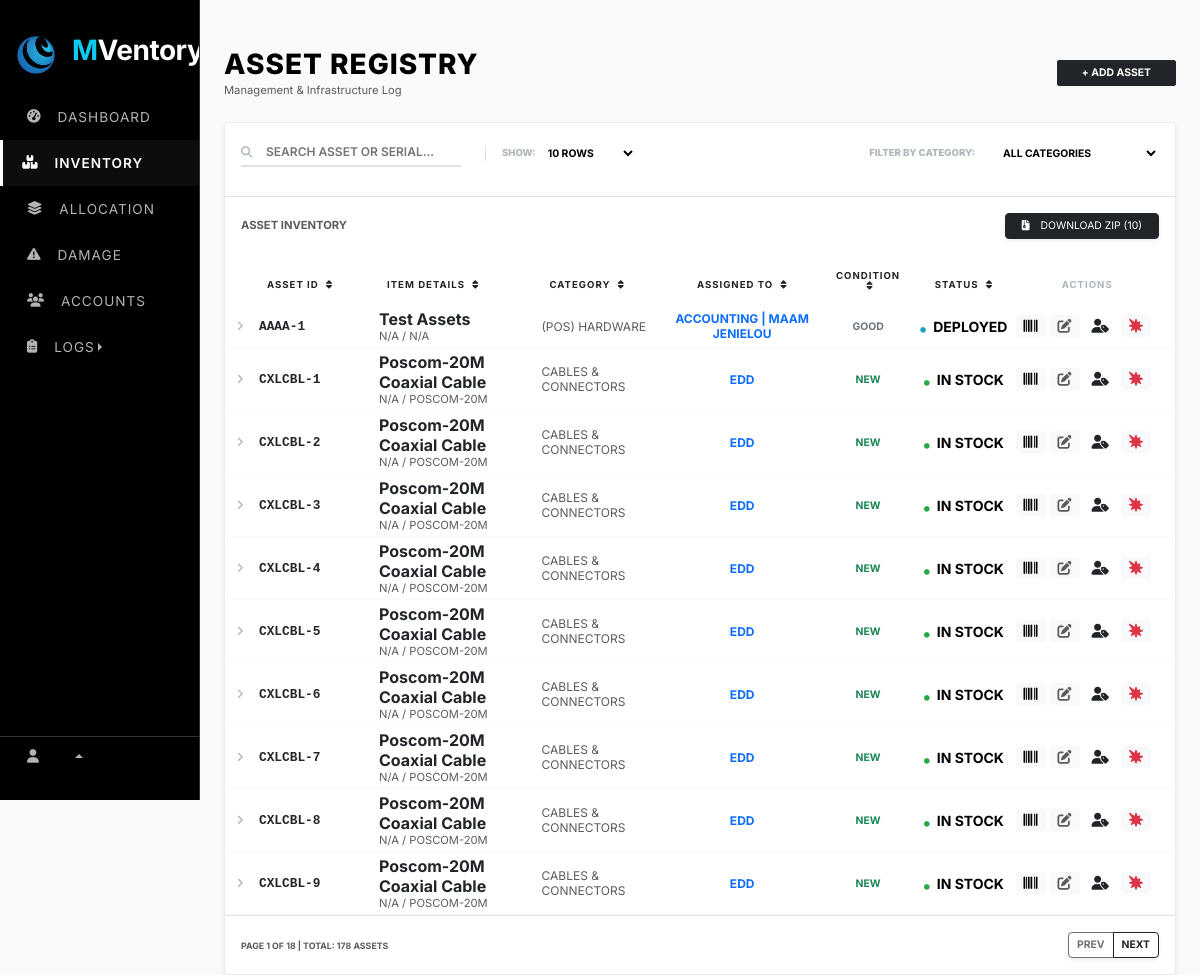
Page /web_content/inventory.php?sort=category&dir=ASC on the earlier database version.
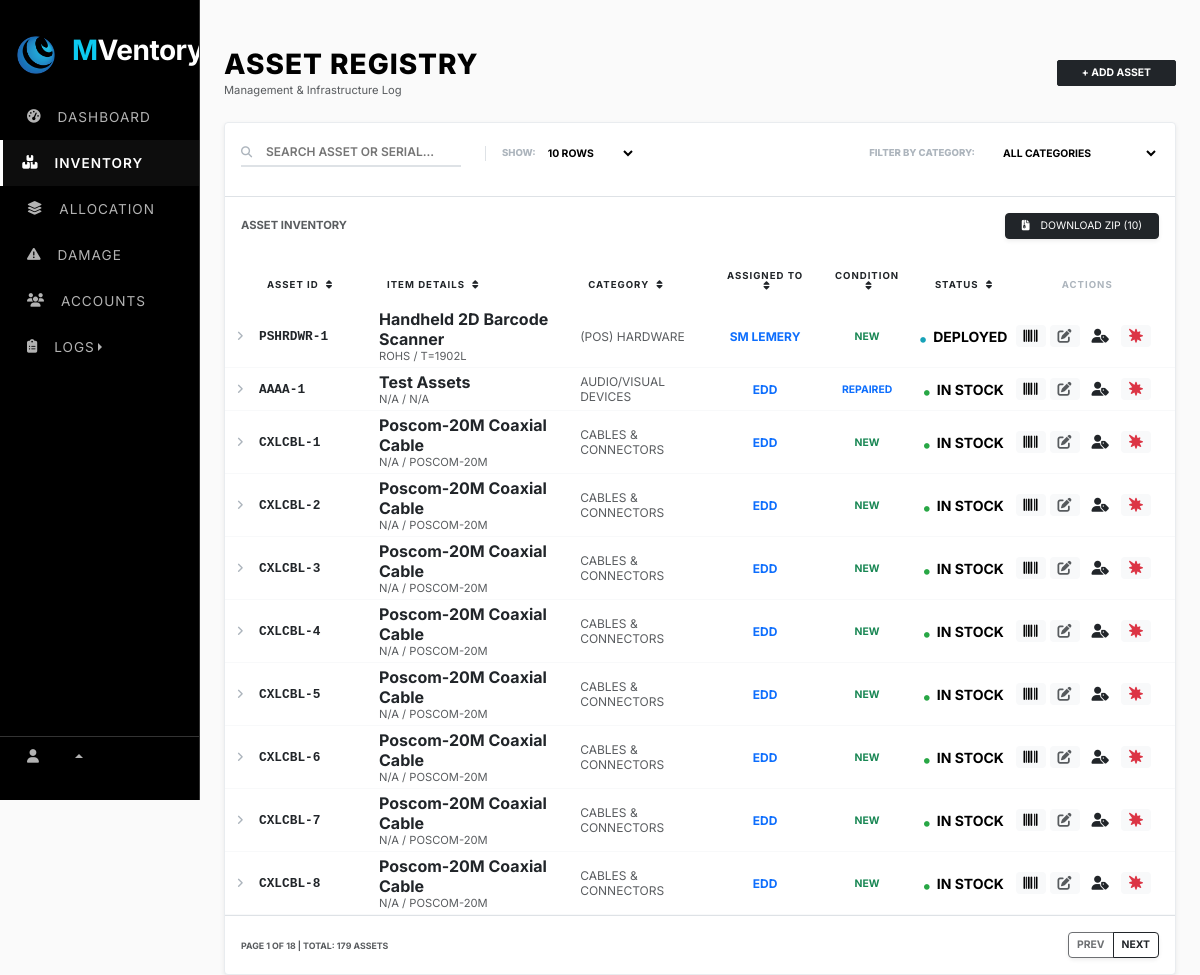
Same page on the later database version.
### tables this page shows
CREATE TABLE `system_settings` (
  `setting_key` varchar(100) NOT NULL,
  `setting_value` varchar(255) NOT NULL,
  `setting_type` enum('string','number','boolean','select') NOT NULL,
  `category` enum('general','inventory','notifications','security') NOT NULL,
  `description` varchar(255) DEFAULT NULL,
  PRIMARY KEY (`setting_key`)
);

CREATE TABLE `assets` (
  `id` int(11) NOT NULL AUTO_INCREMENT,
  `asset_id` varchar(50) DEFAULT NULL,
  `category_id` int(11) DEFAULT NULL,
  `item_name` varchar(255) NOT NULL,
  `brand` varchar(100) DEFAULT NULL,
  `model` varchar(100) DEFAULT NULL,
  `serial_number` varchar(100) DEFAULT NULL,
  `specs` text DEFAULT NULL,
  `quantity` int(11) DEFAULT 1,
  `assigned_to` varchar(255) DEFAULT NULL,
  `status` varchar(50) DEFAULT 'In Stock',
  `condition_status` varchar(50) DEFAULT NULL,
  `purchase_date` date DEFAULT NULL,
  `arrival_date` date DEFAULT NULL,
  `cost` decimal(10,2) DEFAULT NULL,
  `warranty_cost` decimal(10,2) DEFAULT NULL,
  `remarks` text DEFAULT NULL,
  `created_at` timestamp NOT NULL DEFAULT current_timestamp(),
  PRIMARY KEY (`id`),
  UNIQUE KEY `asset_id` (`asset_id`),
  KEY `fk_category` (`category_id`),
  CONSTRAINT `fk_category` FOREIGN KEY (`category_id`) REFERENCES `categories` (`category_id`) ON DELETE SET NULL
);

CREATE TABLE `categories` (
  `category_id` int(11) NOT NULL AUTO_INCREMENT,
  `category_name` varchar(100) NOT NULL,
  `description` text DEFAULT NULL,
  `created_at` timestamp NOT NULL DEFAULT current_timestamp(),
  PRIMARY KEY (`category_id`),
  UNIQUE KEY `category_name` (`category_name`)
);

### web_content/inventory.php (the view, shortened to what the rows shown need)
<?php
    include "../render/connection.php";
    include "../src/cdn/cdn_links.php";
    $where = ["1=1"];
    $where_sql = implode(" AND ", $where);
    $limit = isset($_GET['limit']) ? (string)$_GET['limit'] : '10';
    $db_limit = ($limit === 'all') ? 9999 : (int)$limit;
    $page = (isset($_GET['page']) && $limit !== 'all') ? max(1, (int)$_GET['page']) : 1;
    $start = ($page - 1) * $db_limit;
    $allowed_sort = [
        'asset_id' => 'a.asset_id',
        'item_name' => 'a.item_name',
        'category' => 'c.category_name',
        'status' => 'a.status',
        'condition' => 'a.condition_status',
        'assigned' => 'a.assigned_to'
    ];
    $sort = $_GET['sort'] ?? 'asset_id';
    $dir  = $_GET['dir'] ?? 'DESC';
    $sort_col = $allowed_sort[$sort] ?? 'a.asset_id';
    $sort_dir = ($dir === 'ASC') ? 'ASC' : 'DESC';
?>
<!doctype html>
<html lang="en">
    <head>
        <link rel="stylesheet" href="../src/style/main_style.css">
        <link rel="stylesheet" href="https://cdnjs.cloudflare.com/ajax/libs/font-awesome/6.5.2/css/all.min.css">
    </head>
    <body>
        <div class="row g-0">
            <div class="col-lg-2"><?php include "../nav/sidebar_nav.php"; ?></div>
            <div class="col">
                <div class="container-fluid px-4 mt-5">
                    <div class="main-registry-container">
                        <div class="card edd-card shadow-sm">
                            <div class="table-responsive">
                                <table class="table table-sm align-middle mb-0">
                                    <thead>
                                        <tr>
                                            <th width="30"></th>
                                            <th width="120">
                                                <a href="?<?= http_build_query(array_merge($_GET, ['sort'=>'asset_id','dir'=>($sort=='asset_id' && $sort_dir=='ASC')?'DESC':'ASC'])) ?>"
                                                class="text-decoration-none text-dark">
                                                    Asset ID <i class="fa-solid fa-sort ms-1"></i>
                                                </a>
                                            </th>
                                            <th>
                                                <a href="?<?= http_build_query(array_merge($_GET, ['sort'=>'item_name','dir'=>($sort=='item_name' && $sort_dir=='ASC')?'DESC':'ASC'])) ?>"
                                                class="text-decoration-none text-dark">
                                                    Item Details <i class="fa-solid fa-sort ms-1"></i>
                                                </a>
                                            </th>
                                            <th>
                                                <a href="?<?= http_build_query(array_merge($_GET, ['sort'=>'category','dir'=>($sort=='category' && $sort_dir=='ASC')?'DESC':'ASC'])) ?>"
                                                class="text-decoration-none text-dark">
                                                    Category <i class="fa-solid fa-sort ms-1"></i>
                                                </a>
                                            </th>
                                            <th class="text-center">
                                                <a href="?<?= http_build_query(array_merge($_GET, ['sort'=>'assigned','dir'=>($sort=='assigned' && $sort_dir=='ASC')?'DESC':'ASC'])) ?>"
                                                class="text-decoration-none text-dark">
                                                    Assigned To <i class="fa-solid fa-sort ms-1"></i>
                                                </a>
                                            </th>
                                            <th class="text-center">
                                                <a href="?<?= http_build_query(array_merge($_GET, ['sort'=>'condition','dir'=>($sort=='condition' && $sort_dir=='ASC')?'DESC':'ASC'])) ?>"
                                                class="text-decoration-none text-dark">
                                                    Condition <i class="fa-solid fa-sort ms-1"></i>
                                                </a>
                                            </th>
                                            <th class="text-center">
                                                <a href="?<?= http_build_query(array_merge($_GET, ['sort'=>'status','dir'=>($sort=='status' && $sort_dir=='ASC')?'DESC':'ASC'])) ?>"
                                                class="text-decoration-none text-dark">
                                                    Status <i class="fa-solid fa-sort ms-1"></i>
                                                </a>
                                            </th>
                                            <th width="150" class="text-center pe-4">Actions</th>
                                        </tr>
                                        </thead>
                                    <tbody>
                                        <?php
                                        $query = "SELECT a.*, c.category_name FROM assets a
                                                    LEFT JOIN categories c ON a.category_id = c.category_id
                                                    WHERE $where_sql
                                                    ORDER BY $sort_col $sort_dir
                                                    LIMIT $start, $db_limit";
                                        $result = mysqli_query($conn, $query);
                                        if (mysqli_num_rows($result) > 0):
                                            while ($row = mysqli_fetch_assoc($result)):
                                                $drawer_id = "row_detail_" . $row['id'];
                                                $cond   = strtoupper(trim($row['condition_status'] ?? 'N/A'));
                                                if ($cond == 'NEW') {
                                                    $cond_class = 'text-success';
                                                } elseif ($cond == 'USED') {
                                                    $cond_class = 'text-warning';
                                                } elseif (preg_match('/(DEFECTIVE|DISPOSAL|REPLACEMENT)/', $cond)) {
                                                    $cond_class = 'text-danger';
                                                } elseif (preg_match('/(REPAIR|WARRANTY)/', $cond)) {
                                                    $cond_class = 'text-primary';
                                                } else {
                                                    $cond_class = 'text-secondary';
                                                }
                                        ?>
                                        <tr class="log-row">
                                            <td class="text-center">
                                                <i class="fa-solid fa-angle-right btn-expand collapsed"
                                                data-bs-toggle="collapse"
                                                data-bs-target="#<?= $drawer_id ?>"
                                                role="button"></i>
                                            </td>
                                            <td class="fw-bold asset-id-cell text-dark"><?= $row['asset_id'] ?></td>
                                            <td>
                                                <div class="fw-bold text-dark"><?= htmlspecialchars($row['item_name']) ?></div>
                                                <div class="text-muted" style="font-size: 0.7rem;"><?= htmlspecialchars($row['brand']) ?> / <?= htmlspecialchars($row['model']) ?></div>
                                            </td>
                                            <td class="text-muted" style="font-size: 0.75rem;"><?= strtoupper($row['category_name'] ?? 'Uncategorized') ?></td>
                                            <td class="text-center fw-bold text-primary" style="font-size: 0.75rem;">
                                                <?= !empty($row['assigned_to']) ? strtoupper(htmlspecialchars($row['assigned_to'])) : '<span class="text-muted fw-normal">—</span>' ?>
                                            </td>
                                            <td class="text-center fw-bold <?= $cond_class ?>" style="font-size: 0.65rem;"><?= $cond ?></td>
                                            <td class="text-center small fw-bold text-nowrap">
                                                <i class="fa-solid fa-circle me-1" style="font-size: 0.35rem; color: <?= ($row['status'] == 'In Stock') ? '#28a745' : '#17a2b8' ?>;"></i>
                                                <?= strtoupper($row['status']) ?>
                                            </td>
                                            <td class="text-center pe-4">
                                                <div class="d-flex justify-content-end gap-1" onclick="event.stopPropagation();">
                                                    <button type="button" class="btn btn-sm btn-light border-0" onclick="saveAsPng('<?= $row['asset_id'] ?>')" title="Barcode">
                                                        <i class="fa-solid fa-barcode"></i>
                                                    </button>
                                                    <button type="button" class="btn btn-sm btn-light btn-outline-dark border-0 text-muted" data-bs-toggle="modal" data-bs-target="#editModal" data-id="<?= $row['id'] ?>" data-assetid="<?= $row['asset_id'] ?>" data-itemname="<?= htmlspecialchars($row['item_name']) ?>" data-brand="<?= htmlspecialchars($row['brand']) ?>" data-category="<?= $row['category_id'] ?>" data-condition="<?= $row['condition_status'] ?>" title="Edit">
                                                        <i class="fa-solid fa-pen-to-square"></i>
                                                    </button>
                                                    <button type="button"
                                                        class="btn btn-sm btn-outline-dark border-0 shadow-none"
                                                        data-bs-toggle="modal"
                                                        data-bs-target="#allocateModal"
                                                        data-id="<?= $row['id'] ?>"
                                                        data-assetid="<?= htmlspecialchars($row['asset_id']) ?>"
                                                        title="Allocate">
                                                        <i class="fa-solid fa-user-tag text-dark"></i>
                                                    </button>
                                                    <button type="button"
                                                        class="btn btn-sm border-0 btn-light text-danger"
                                                        data-bs-toggle="modal"
                                                        data-bs-target="#damageModal"
                                                        data-assetid="<?= $row['asset_id'] ?>"
                                                        data-id="<?= $row['id'] ?>"
                                                        title="Report Damage">
                                                        <i class="fa-solid fa-burst"></i>
                                                    </button>
                                                </div>
                                            </td>
                                        </tr>
                                        <?php endwhile; else: ?>
                                        <tr><td colspan="8" class="text-center py-5 text-muted small fw-bold">NO RECORDS FOUND</td></tr>
                                        <?php endif; ?>
                                        </tbody>
                                </table>
                            </div>
                        </div>
                    </div>
                </div>
            </div>
        </div>
    </body>
</html>

### nav/sidebar_nav.php (shortened to what the rows shown need)
<?php
$app_name = "SELECT setting_value FROM system_settings WHERE setting_key = 'app_name'";
$result = $conn->query($app_name);
if ($result && $result->num_rows > 0) {
    $row = $result->fetch_assoc();
    $app_name_value = $row['setting_value'];
} else {
    $app_name_value = "MVentory";
}
$words = explode(" ", $app_name_value);
if (count($words) > 1) {
    $first_part = '<span class="text-info">' . htmlspecialchars($words[0]) . '</span>';
    array_shift($words);
    $second_part = htmlspecialchars(implode("", $words));
    $display_name = $first_part . $second_part;
} else {
    $display_name = htmlspecialchars($app_name_value);
}
$app_logo = "SELECT setting_value FROM system_settings WHERE setting_key = 'app_logo'";
$result_logo = $conn->query($app_logo);
if ($result_logo && $result_logo->num_rows > 0) {
    $row_logo = $result_logo->fetch_assoc();
    $app_logo_value = $row_logo['setting_value'];
} else {
    $app_logo_value = "default_logo.png";
}
?>
<link rel="stylesheet" href="../src/style/navbar_style.css">
<div class="sidebar-stark" id="sidebar">
    <div class="sidebar-header">
        <img src="../src/image/logo/<?php echo $app_logo_value; ?>" width="40" alt="Logo">
        <h3 class="ms-3 fw-bold text-white logo-text"><?php echo $display_name; ?></h3>
    </div>
</div>

Differences in the rows shown:
no longer on this page (row unchanged): assets: asset "CXLCBL-9", item_name "Poscom-20M Coaxial Cable", brand "N/A", model "POSCOM-20M", category.category_name "CABLES & CONNECTORS", assigned_to "EDD", condition_status "NEW", status "IN STOCK"
added assets: asset "PSHRDWR-1", item_name "Handheld 2D Barcode Scanner", brand "ROHS", model "T=1902L", category.category_name "(POS) HARDWARE", assigned_to "SM LEMERY", condition_status "NEW", status "DEPLOYED"
changed assets "Test Assets": category.category_name "(POS) HARDWARE" → "AUDIO/VISUAL DEVICES"; assigned_to "ACCOUNTING | MAAM JENIELOU" → "EDD"; condition_status "GOOD" → "REPAIRED"; status "DEPLOYED" → "IN STOCK"
Other differences:
$total_rows: "178" → "179"
